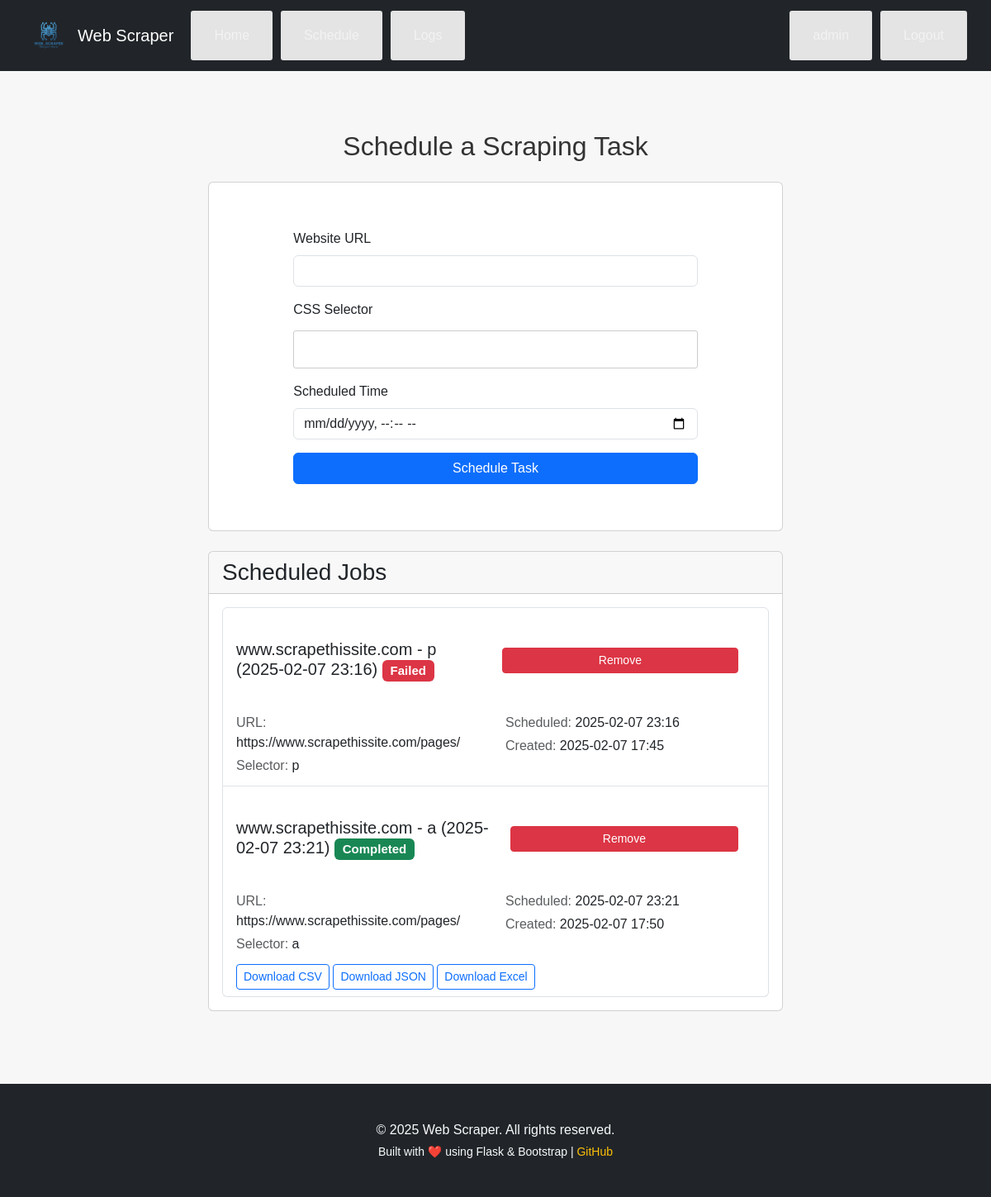
The page /schedule (signed in) on the database as committed earlier.
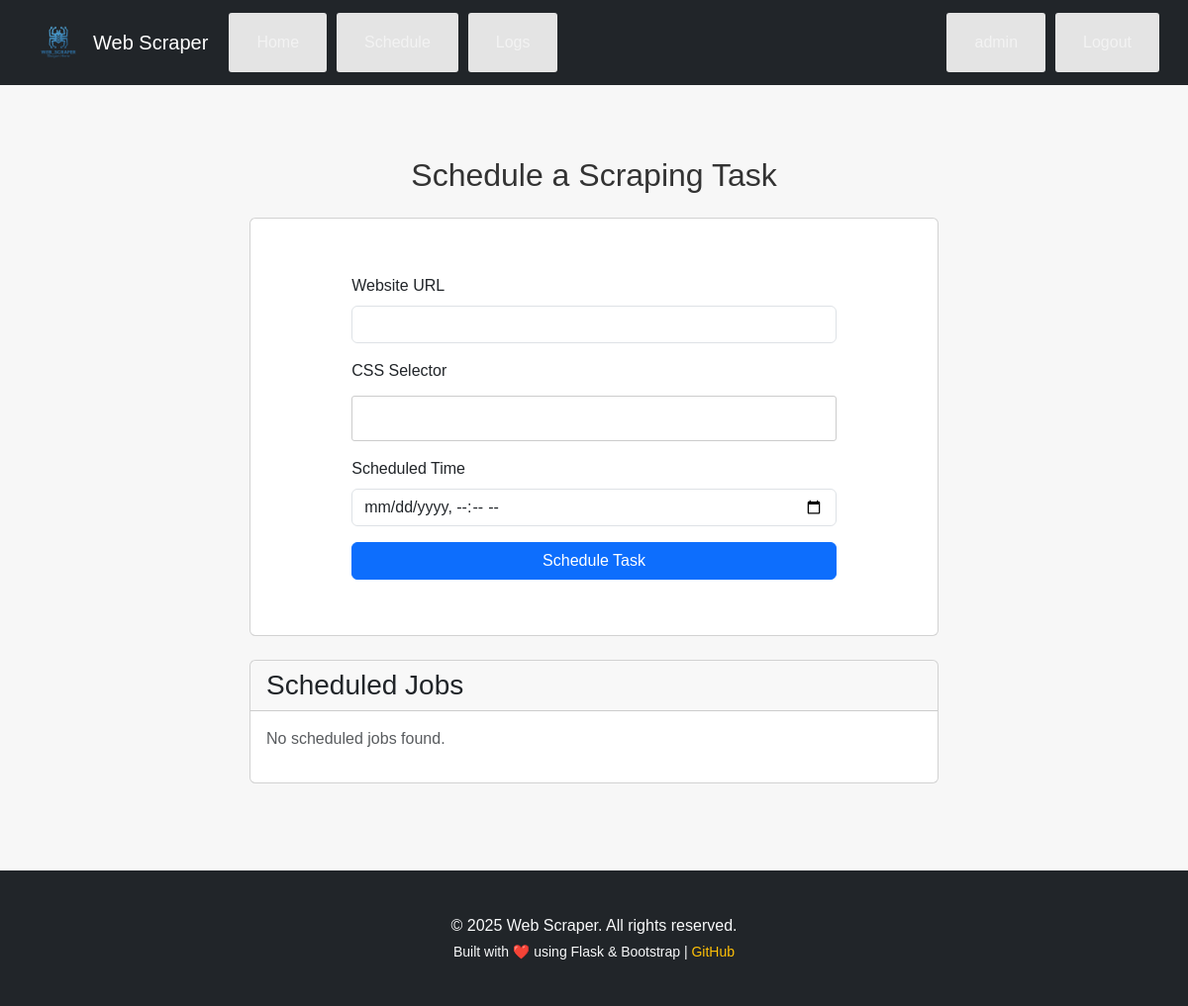
The same page on the database as committed later.
### app.py (models this page shows)
class ScheduledJob(db.Model):
    id = db.Column(db.Integer, primary_key=True)
    job_id = db.Column(db.String(64), unique=True, nullable=False)
    url = db.Column(db.String(255), nullable=False)
    selector = db.Column(db.String(255), nullable=False)
    interval = db.Column(db.Integer, nullable=False)
    next_run = db.Column(db.DateTime)
    created_at = db.Column(db.DateTime, default=datetime.utcnow)
    user_id = db.Column(db.Integer, db.ForeignKey('user.id'), nullable=False)
    user = db.relationship('User', backref=db.backref('jobs', lazy=True))

### app.py (the view, shortened to what this page needs)
@app.route('/schedule', methods=['GET', 'POST'])
def schedule():
    if not current_user():
        flash("Please log in to schedule a task.", 'warning')
        return redirect(url_for('login'))
    jobs = ScheduledJob.query.filter_by(user_id=current_user().id).all()
    for job in jobs:
        job.status = 'pending'
        if job.next_run and job.next_run < datetime.now():
            if job.results:
                job.status = 'completed'
            else:
                job.status = 'failed'
    return render_template('schedule.html', jobs=jobs, now=datetime.now())

### app.py (called while the page is built)
def current_user():
    if 'user_id' in session:
        return db.session.get(User, session['user_id'])
    return None

@app.context_processor
def inject_user():
    return dict(current_user=current_user)

@app.context_processor
def inject_current_year():
    return {'current_year': datetime.now().year}

### templates/schedule.html
{% extends "base.html" %}
{% block content %}
<div class="container mt-4">
    <h2 class="mb-4">Schedule a Scraping Task</h2>
    <div class="card mb-4">
        <div class="card-body">
            <form method="POST" action="{{ url_for('schedule') }}">
                <div class="mb-3">
                    <label for="url" class="form-label">Website URL</label>
                    <input type="url" class="form-control" id="url" name="url" required>
                </div>
                <div class="mb-3">
                    <label for="selector" class="form-label">CSS Selector</label>
                    <input type="text" class="form-control" id="selector" name="selector" required>
                </div>
                <div class="mb-3">
                    <label for="scheduled_time" class="form-label">Scheduled Time</label>
                    <input type="datetime-local" class="form-control" id="scheduled_time" name="scheduled_time" required>
                </div>
                <button type="submit" class="btn btn-primary">Schedule Task</button>
            </form>
        </div>
    </div>
    <div class="card">
        <div class="card-header">
            <h3 class="mb-0">Scheduled Jobs</h3>
        </div>
        <div class="card-body">
            {% if jobs %}
                <div class="list-group">
                    {% for job in jobs %}
                        <div class="list-group-item">
                            <div class="d-flex justify-content-between align-items-center mb-2">
                                <h5 class="mb-0">
                                    {% set domain = job.url.split('//')[-1].split('/')[0] %}
                                    {% set selector = job.selector %}
                                    {% set timestamp = job.next_run.strftime('%Y-%m-%d %H:%M') %}
                                    {{ domain }} - {{ selector }} ({{ timestamp }})
                                    {% if job.status == 'completed' %}
                                        <span class="badge bg-success">Completed</span>
                                    {% elif job.status == 'failed' %}
                                        <span class="badge bg-danger">Failed</span>
                                    {% else %}
                                        <span class="badge bg-secondary">Pending</span>
                                    {% endif %}
                                </h5>
                                <form method="POST" action="{{ url_for('delete_job', job_db_id=job.id) }}" class="d-inline">
                                    <button type="submit" class="btn btn-danger btn-sm">Remove</button>
                                </form>
                            </div>
                            <div class="row">
                                <div class="col-md-6">
                                    <p class="mb-1"><span class="text-muted">URL:</span> {{ job.url }}</p>
                                    <p class="mb-1"><span class="text-muted">Selector:</span> {{ job.selector }}</p>
                                </div>
                                <div class="col-md-6">
                                    <p class="mb-1"><span class="text-muted">Scheduled:</span> {{ job.next_run.strftime('%Y-%m-%d %H:%M') }}</p>
                                    <p class="mb-1"><span class="text-muted">Created:</span> {{ job.created_at.strftime('%Y-%m-%d %H:%M') }}</p>
                                </div>
                            </div>
                            {% if job.results %}
                                <div class="mt-2">
                                    <a href="{{ url_for('download_job_results', job_id=job.id, format='csv') }}" class="btn btn-sm btn-outline-primary">Download CSV</a>
                                    <a href="{{ url_for('download_job_results', job_id=job.id, format='json') }}" class="btn btn-sm btn-outline-primary">Download JSON</a>
                                    <a href="{{ url_for('download_job_results', job_id=job.id, format='xlsx') }}" class="btn btn-sm btn-outline-primary">Download Excel</a>
                                </div>
                            {% endif %}
                        </div>
                    {% endfor %}
                </div>
            {% else %}
                <p class="text-muted">No scheduled jobs found.</p>
            {% endif %}
        </div>
    </div>
</div>
{% endblock %}

### templates/base.html (shortened to what this page needs)
<!doctype html>
<html lang="en">
<head>
  <link href="https://cdn.jsdelivr.net/npm/bootstrap@5.3.0/dist/css/bootstrap.min.css" rel="stylesheet">
  <link rel="stylesheet" href="{{ url_for('static', filename='css/style.css') }}">
</head>
<body>
  <nav class="navbar navbar-expand-lg navbar-dark bg-dark fixed-top">
    <div class="container-fluid px-4">
      <a class="navbar-brand d-flex align-items-center" href="{{ url_for('index') }}">
        <img src="{{ url_for('static', filename='img/logo.png') }}" alt="Logo">
        <span>Web Scraper</span>
      </a>
      <div class="collapse navbar-collapse" id="navbarNav">
        <ul class="navbar-nav me-auto mb-2 mb-lg-0">
          <li class="nav-item">
            <a class="nav-link" href="{{ url_for('index') }}">Home</a>
          </li>
          <li class="nav-item">
            <a class="nav-link" href="{{ url_for('schedule') }}">Schedule</a>
          </li>
          <li class="nav-item">
            <a class="nav-link" href="{{ url_for('view_logs') }}">Logs</a>
          </li>
        </ul>
        <ul class="navbar-nav ms-auto">
          {% if current_user() %}
            <li class="nav-item">
              <a class="nav-link" href="#">{{ current_user().username }}</a>
            </li>
            <li class="nav-item">
              <a class="nav-link" href="{{ url_for('logout') }}">Logout</a>
            </li>
          {% endif %}
        </ul>
      </div>
    </div>
  </nav>
  <div class="container mt-4">
    {% block content %}{% endblock %}
  </div>
  {% include "footer.html" %}
</body>
</html>

### templates/footer.html
<footer class="bg-dark text-light text-center py-4 mt-5">
    <div class="container">
      <p class="mb-1">© {{ current_year if current_year else '2025' }} Web Scraper. All rights reserved.</p>
      <p class="mb-0 small">
        Built with ❤️ using Flask & Bootstrap |
        <a href="https://github.com/Shivam99984/web-scrapple-py" class="text-decoration-none text-warning">GitHub</a>
      </p>
    </div>
  </footer>

### static/style.css (style rules this page uses)
body { font-family: Arial, sans-serif; background-color: #f7f7f7; margin: 0; padding: 0; }
.container { width: 80%; margin: auto; overflow: hidden; padding: 20px; }
h1, h2 { text-align: center; color: #333; }
nav { text-align: center; margin-bottom: 20px; }
nav a { margin: 0 10px; text-decoration: none; color: #333; }
form { margin: 20px auto; width: 80%; background: #fff; padding: 20px; border-radius: 5px; }
input[type="text"], input[type="number"] { width: 100%; padding: 10px; margin: 5px 0 15px 0; border: 1px solid #ccc; border-radius: 3px; }
button { display: block; width: 100%; padding: 10px; background: #333; color: #fff; border: none; border-radius: 3px; cursor: pointer; }
ul { list-style: none; padding: 0; }
li { background: #e4e4e4; margin: 5px; padding: 10px; border-radius: 3px; }

### templates/base.html (style rules this page uses)
body { padding-top: 70px; }
.navbar-brand img { height: 40px; margin-right: 10px; }

Rows that differ between the two databases and show on the page:
removed ScheduledJob: domain "www.scrapethissite.com", selector "p", next_run "2025-02-07 23:16", shows "Failed", url "https://www.scrapethissite.com/pages/", created_at "2025-02-07 17:45"
removed ScheduledJob: domain "www.scrapethissite.com", selector "a", next_run "2025-02-07 23:21", shows "Completed", url "https://www.scrapethissite.com/pages/", created_at "2025-02-07 17:50"
Other text that changed with them:
text now shown: "No scheduled jobs found."
